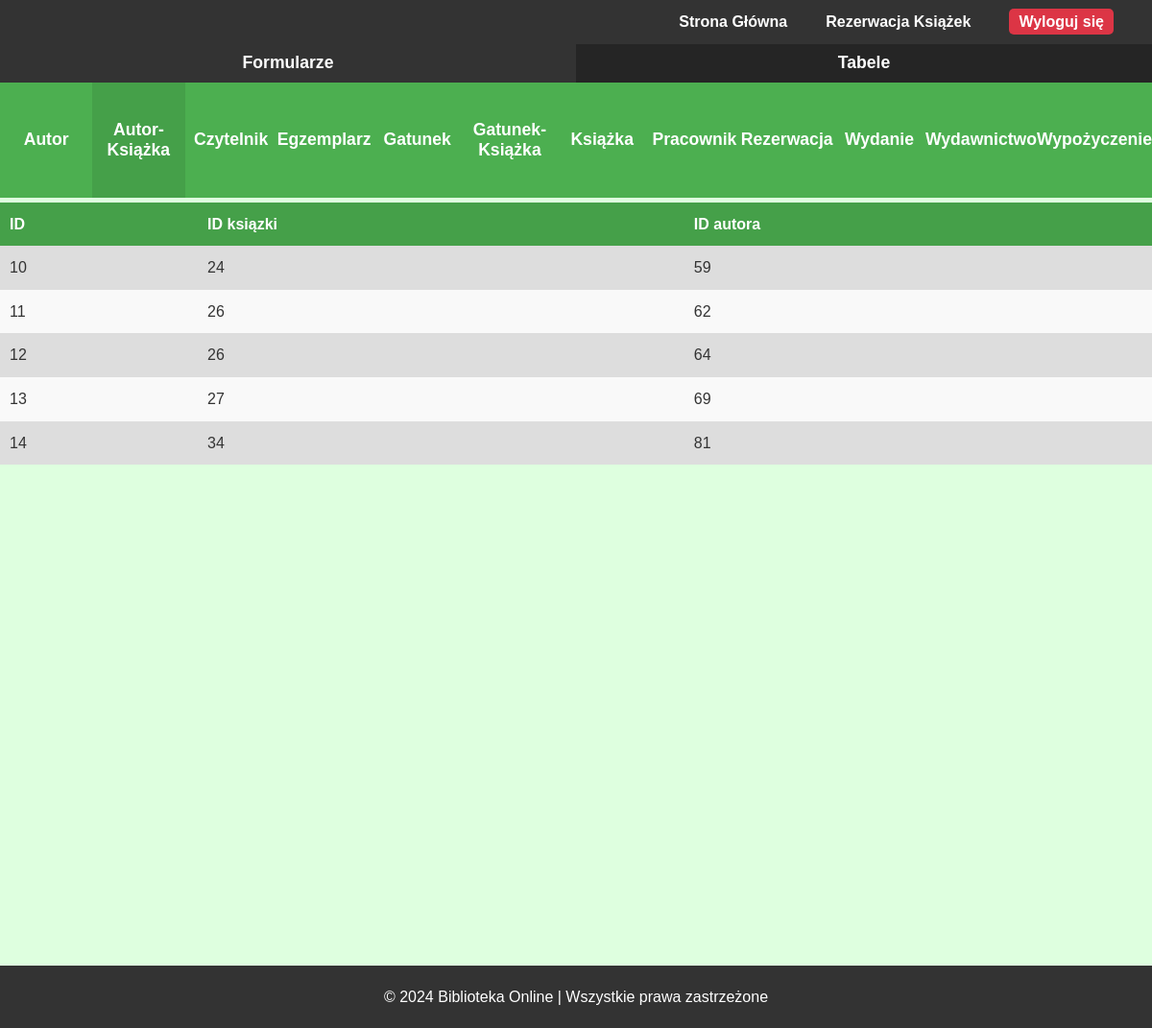
/php/admin/tabele/main_tabela.php?tabela=autor_ksiazki (signed in), run on an earlier commit of the app's database.
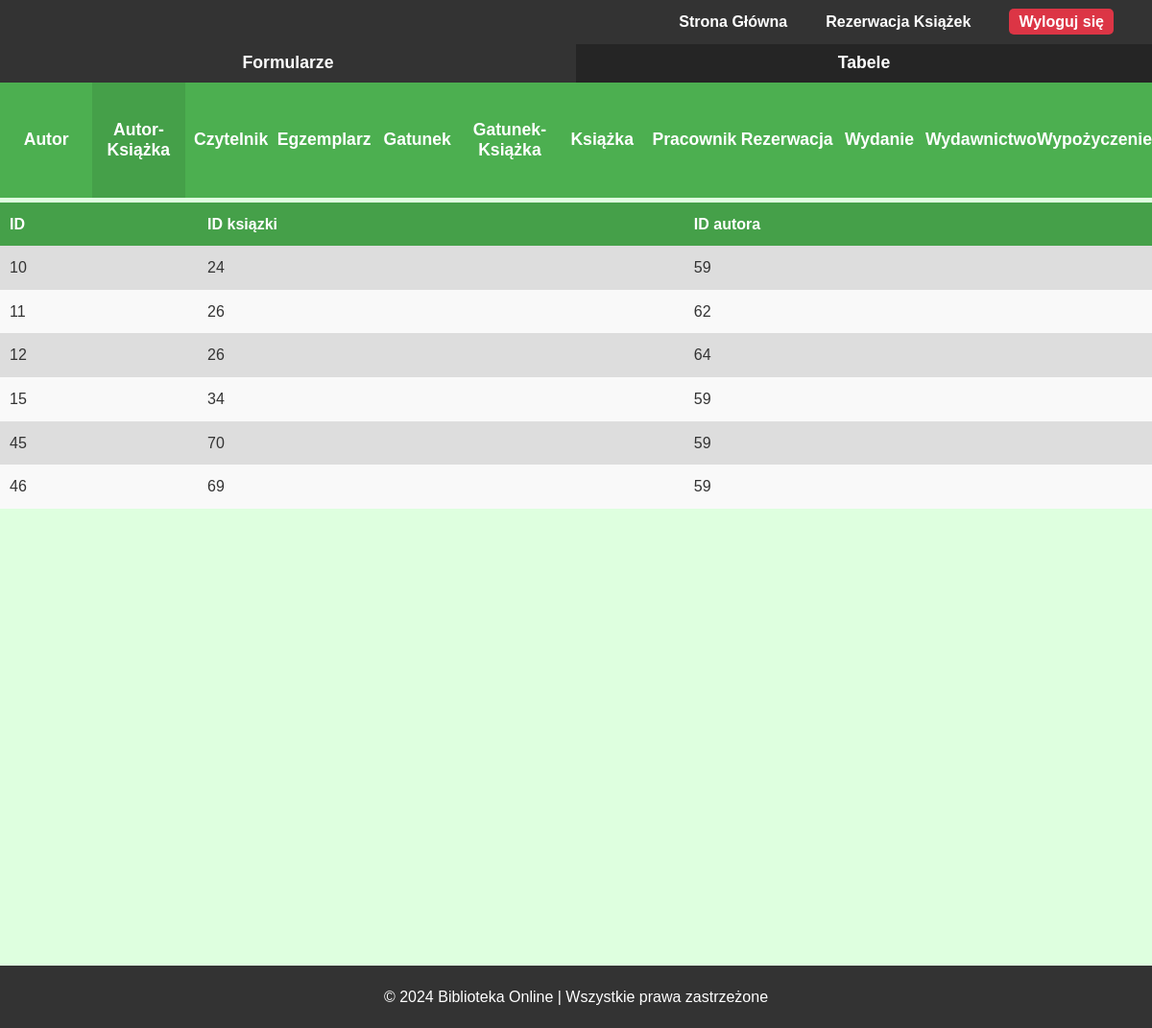
And on a later commit of the database.
### tables this page shows
CREATE TABLE `autor_ksiazki` (
  `ID` int(11) NOT NULL,
  `ID_ksiazki` int(11) NOT NULL,
  `ID_autora` int(11) NOT NULL
);

### php/admin/tabele/autor_ksiazki_tabela.php (the view)
<section id="tabela">
    <?php
    $sql = "SELECT * FROM autor_ksiazki";
    $result = $conn->query($sql);
    echo "<table>";
    echo "<thead>
            <tr>
                <th>ID</th>
                <th>ID ksiązki</th>
                <th>ID autora</th>
            </tr>
        </thead>";
    echo "<tbody>";
    if ($result->num_rows > 0)
    {
        while ($row = $result->fetch_assoc())
        {
            echo "<tr>
                    <td>" . $row["ID"] . "</td>
                    <td>" . $row["ID_ksiazki"] . "</td>
                    <td>" . $row["ID_autora"] . "</td>
                </tr>";
        }
    }
    else
    {
        echo "<tr>
                <td colspan='3' class='no-data'>Brak danych</td>
            </tr>";
    }
    echo "</tbody>";
    echo "</table>";
    ?>
</section>

### php/admin/tabele/main_tabela.php (shortened to what this page needs)
<?php
$tabela = isset($_GET['tabela']) ? $_GET['tabela'] : null;
?>
<!DOCTYPE html>
<html lang="pl">
<head>
    <link rel="stylesheet" href="css/style.css">
    <link rel="stylesheet" href="css/admin.css">
</head>
<body>
    <header>
        <nav>
            <ul>
                <li><a href="/Biblioteka/index.php">Strona Główna</a></li>
                <li><a href="/Biblioteka/php/reservation.php">Rezerwacja Książek</a></li>
                <?php if(isset($_SESSION['user_id'])): ?>
                    <li><a href="/Biblioteka/php/logout.php" id="logoutBtn">Wyloguj się</a></li>
                <?php else: ?>
                    <li><a href="/Biblioteka/php/login.php">Zaloguj się</a></li>
                <?php endif; ?>
            </ul>
        </nav>
    </header>
    <section id="pasek">
        <ul>
            <li><a href="php/admin/formularze/main_formularz.php?formularz=<?php echo $tabela; ?>"><button>Formularze</button></a></li>
            <li><button disabled>Tabele</button></li>
        </ul>
    </section>
    <section id="panel">
        <ul>
            <?php
            $tabele = [
                'autor' => 'Autor',
                'autor_ksiazki' => 'Autor-Książka',
                'czytelnik' => 'Czytelnik',
                'egzemplarz' => 'Egzemplarz',
                'gatunek' => 'Gatunek',
                'gatunek_ksiazki' => 'Gatunek-Książka',
                'ksiazka' => 'Książka',
                'pracownik' => 'Pracownik',
                'rezerwacja' => 'Rezerwacja',
                'wydanie' => 'Wydanie',
                'wydawnictwo' => 'Wydawnictwo',
                'wypozyczenie' => 'Wypożyczenie'
            ];
            foreach ($tabele as $key => $value) {
                if ($tabela === $key) {
                    echo "<li><button disabled>$value</button></li>";
                } else {
                    echo "<li><a href='php/admin/tabele/main_tabela.php?tabela=$key'><button>$value</button></a></li>";
                }
            }
            ?>
        </ul>
    </section>
    <?php
        if ($tabela && array_key_exists($tabela, $tabele)){
            include(BASE_PATH . 'php/admin/tabele/' . $tabela . '_tabela.php');
        }
        else {
            echo "<p>Brak tabeli</p>";
        }
    ?>
    <footer>
        <p>&copy; 2024 Biblioteka Online | Wszystkie prawa zastrzeżone</p>
    </footer>
</body>
</html>

### css/style.css (style rules this page uses)
* { margin: 0; padding: 0; box-sizing: border-box; }
body { font-family: Arial, sans-serif; line-height: 1.6; background-color: #f4f4f4; color: #333; }
header { background-color: #333; color: #fff; padding: 10px 20px; }
header nav ul { color: #fff; list-style-type: none; margin: 0; padding: 0; display: flex; justify-content: flex-end; }
header nav ul li { display: inline; margin: 0 20px; }
header nav ul li a { text-decoration: none; color: #fff; font-weight: bold; font-family: Arial, sans-serif; }
#logoutBtn { background-color: #dc3545; color: white; padding: 5px 10px; text-decoration: none; font-weight: bold; border-radius: 5px; }
footer { text-align: center; padding: 20px 0; background-color: #333; color: white; position: relative; bottom: 0; width: 100%; }

### css/admin.css (style rules this page uses)
* { margin: 0; padding: 0; box-sizing: border-box; }
body { background-color: #deffdf; }
#pasek { background-color: #817f7f; height: 5vh; display: flex; justify-content: center; }
#pasek ul { display: flex; list-style-type: none; padding: 0; margin: 0; flex: 1; align-items: stretch; }
#pasek li { flex: 1; }
#pasek button { height: 100%; width: 100%; background-color: #333; color: white; font-size: 2.2vh; font-weight: bold; border: none; cursor: pointer; display: flex; align-items: center; justify-content: center; }
#pasek button:disabled { background-color: rgb(37, 37, 37); cursor: default; }
#panel { background-color: #4CAF50; height: 15vh; display: flex; justify-content: center; align-items: stretch; }
#panel ul { display: flex; list-style-type: none; padding: 0; margin: 0; flex: 1; align-items: stretch; }
#panel li { flex: 1; display: flex; justify-content: center; }
#panel button { height: 100%; width: 100%; background-color: #4CAF50; color: white; font-size: 2.2vh; font-weight: bold; border: none; cursor: pointer; display: flex; align-items: center; justify-content: center; }
#panel button:disabled { background-color: #45a049; cursor: default; }
#panel a { text-decoration: none; color: inherit; cursor: pointer; }
#pasek a { text-decoration: none; color: inherit; cursor: pointer; }
#tabela { background-color: #deffdf; height: auto; max-height: 100vh; height: 100vh; width: 100%; display: flex; justify-content: center; align-items: flex-start; box-sizing: border-box; overflow-y: scroll; direction: rtl; padding-top: 5px; }
#tabela table { border-collapse: collapse; width: 100%; max-height: 100%; overflow-y: auto; box-sizing: border-box; direction: ltr; }
#tabela table, th, td { box-sizing: border-box; }
#tabela th, td { padding: 10px; text-align: left; vertical-align: top; }
#tabela th { position: sticky; top: 0; background-color: #45a049; color: white; z-index: 2; }
#tabela tbody tr:nth-child(odd) { background-color: #ddd; }
#tabela tbody tr:nth-child(even) { background-color: #f9f9f9; }

What changed in the data, as far as the page shows it:
removed autor_ksiazki: ID "13", ID_ksiazki "27", ID_autora "69"
removed autor_ksiazki: ID "14", ID_ksiazki "34", ID_autora "81"
added autor_ksiazki: ID "15", ID_ksiazki "34", ID_autora "59"
added autor_ksiazki: ID "45", ID_ksiazki "70", ID_autora "59"
added autor_ksiazki: ID "46", ID_ksiazki "69", ID_autora "59"
